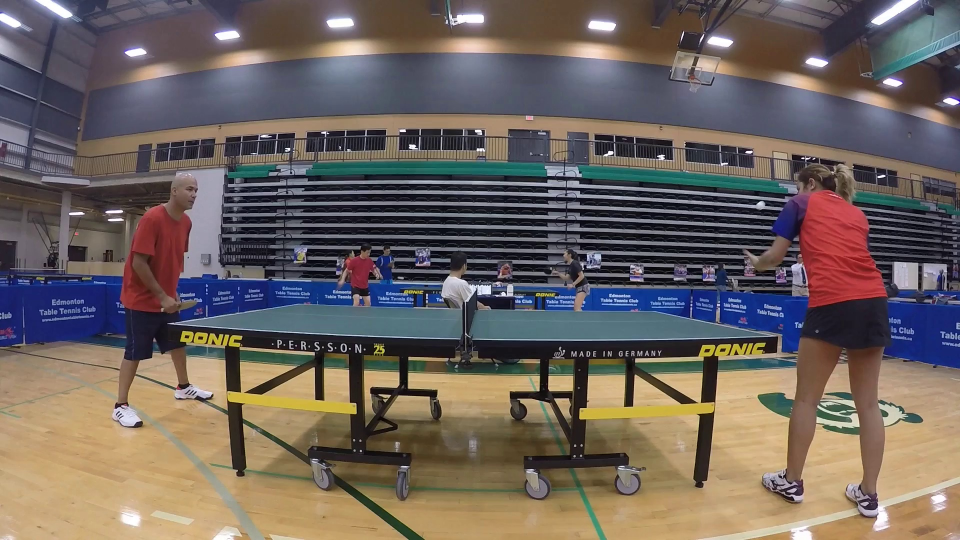
#> input picture Stadium_Picture.jpg, 1920 x 1080 px (shown at 1/2 size)
$ python -i GUI.py   (imports and definitions only)
#> lines starting #> are read from the running program, lines starting #| are printed output that depends on the picture; after the words box and inside, x2 and y2 are one past the last pixel; in counts of white or black regions, pixels touching at a corner belong together
#> further down, picture is the input picture: shape (1080, 1920, 3); mean B, G, R 94.6, 99.7, 110
from PyQt5 import QtCore, QtGui, QtWidgets
import cv2
import sys
from PyQt5.QtWidgets import  QWidget, QLabel, QApplication
from PyQt5.QtCore import QThread, Qt, pyqtSignal, pyqtSlot
from PyQt5.QtGui import QImage, QPixmap
import  numpy as np
IMAGE_WIDTH=800
IMAGE_HEIGHT=600
WAITING_TIME_BETWEEN_FRAMES_IN_MS=30


def nothing(x):
    pass


class Ui_MainWindow(object):

    h_lower = 109
    h_higher = 180

    s_lower = 24
    s_higher = 255

    v_lower = 120
    v_higher = 255

    def Ball_Segmentation(self,frame):
        fgbg = cv2.createBackgroundSubtractorMOG2()
        frame = cv2.cvtColor(frame, cv2.COLOR_BGR2HSV)
#> frame: shape (1080, 1920, 3); mean H, S, V 72, 86.4, 122.6
        lower_white = np.array([self.h_lower, self.s_lower, self.v_lower], dtype=np.uint8)
        upper_white = np.array([self.h_higher, self.s_higher, self.v_higher], dtype=np.uint8)
        # Opening Process
        structuringElement = cv2.getStructuringElement(cv2.MORPH_ELLIPSE, (3, 3))
        # Threshold the HSV image to get only white colors
        mask = cv2.inRange(frame, lower_white, upper_white)
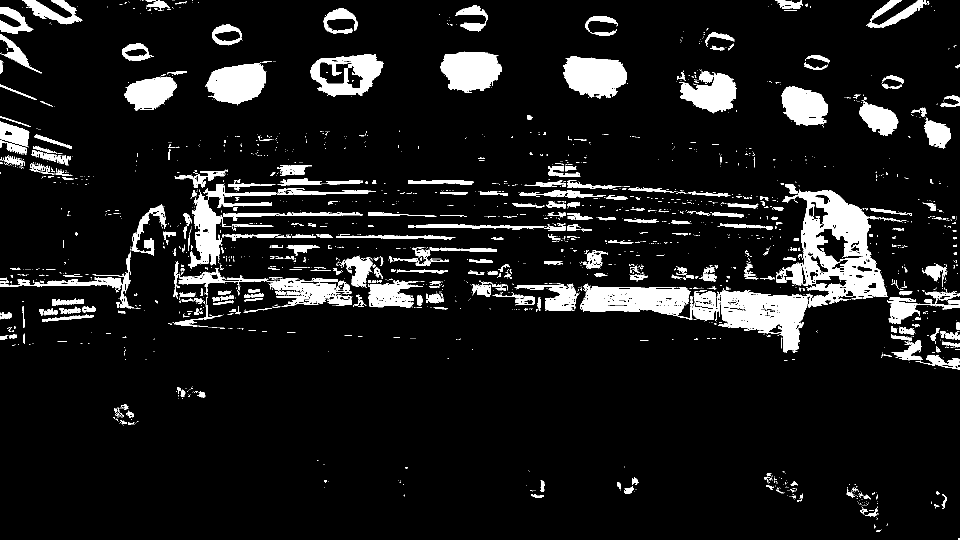
#> mask: shape (1080, 1920) (shown at 1/2 size); 9.7% white; 2383 white regions (1963 under 20 px), largest, box (x1, y1, x2, y2) and area: (1552, 379, 1775, 615) 22913, (1436, 581, 1619, 703) 11822, (1160, 571, 1385, 640) 8941

        # Bitwise-AND mask and original image
        frame2 = cv2.bitwise_and(frame, frame, mask=mask)
#> frame2: shape (1080, 1920, 3); mean H, S, V 12.2, 8.9, 14.4

        # apply motion tracking
        fgbg.setDetectShadows(False)
        fgbg.setVarMin(500)
        fgbg.setVarMax(2500)
        fgmask = fgbg.apply(frame2)
#> fgmask: shape (1080, 1920); every value is 255
        openedFrame = cv2.morphologyEx(fgmask, cv2.MORPH_OPEN, structuringElement)
        xframe = cv2.bitwise_and(frame2,frame2,mask=openedFrame)
        xframe=cv2.cvtColor(xframe,cv2.COLOR_HSV2RGB)
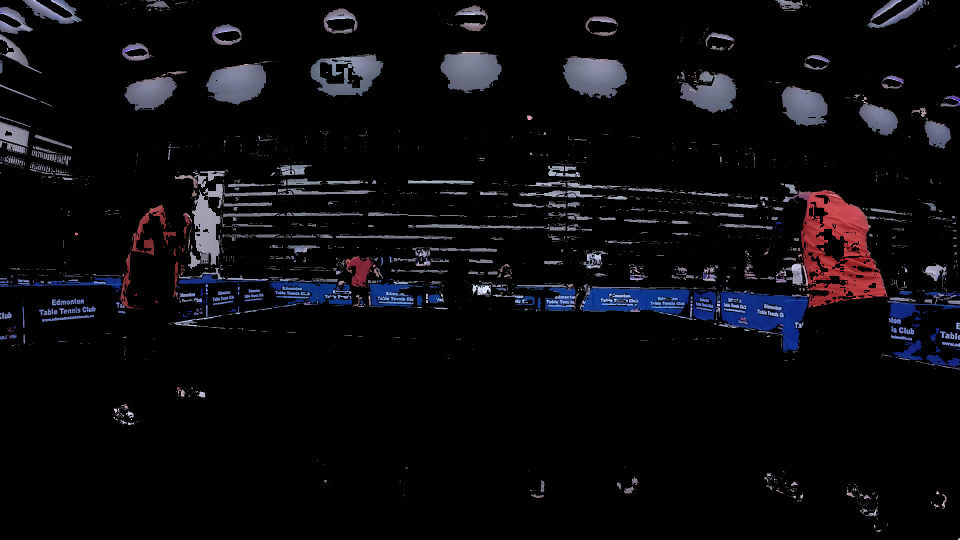
#> xframe: shape (1080, 1920, 3) (shown at 1/2 size); mean R, G, B 10.8, 10, 13.1
        return xframe


    # [92 lines left out: functions setupUi, retranslateUi, play, not called in this run]


# [4 lines that did not run here, left out]


# [5 lines not run here, left out]

>>> import cv2
>>> picture = cv2.imread('../Stadium_Picture.jpg')
>>> result = Ui_MainWindow().Ball_Segmentation(picture)

$ run again, on 86301725_2725774140805479_3569403730358960128_o.jpg
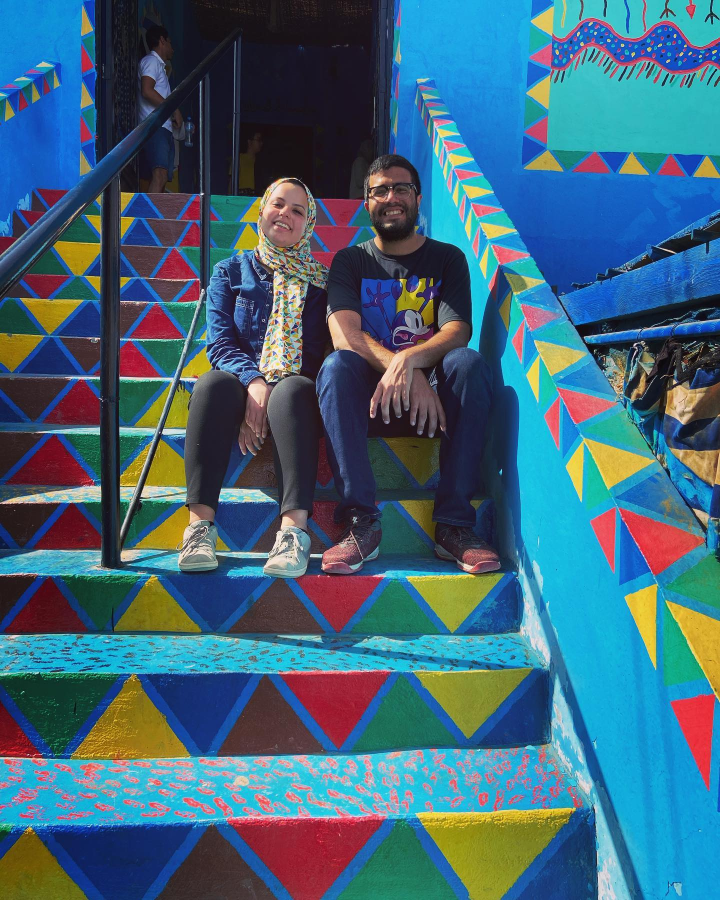
#> input picture 86301725_2725774140805479_3569403730358960128_o.jpg, 1440 x 1800 px (shown at 1/2 size)
#> picture is the input picture: shape (1800, 1440, 3); mean B, G, R 121.5, 102.2, 65.1
#> frame: shape (1800, 1440, 3); mean H, S, V 101.4, 161.6, 141.9
#> in Ball_Segmentation, `mask = cv2.inRange(frame, lower_white, upper_white)`:
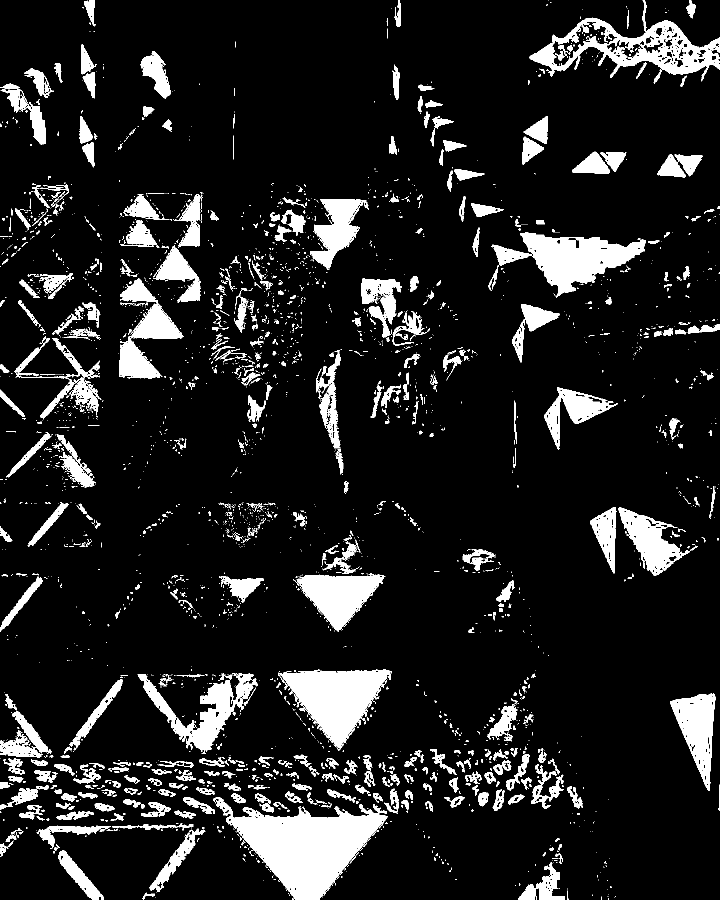
#> mask: shape (1800, 1440) (shown at 1/2 size); 11.7% white; 3192 white regions (2589 under 20 px), largest, box (x1, y1, x2, y2) and area: (427, 1595, 775, 1800) 32689, (556, 1339, 784, 1501) 18550, (1059, 0, 1440, 167) 16608
#> frame2: shape (1800, 1440, 3); mean H, S, V 17.1, 19.9, 19.9
#> fgmask: shape (1800, 1440); every value is 255
#> in Ball_Segmentation, `xframe=cv2.cvtColor(xframe,cv2.COLOR_HSV2RGB)`:
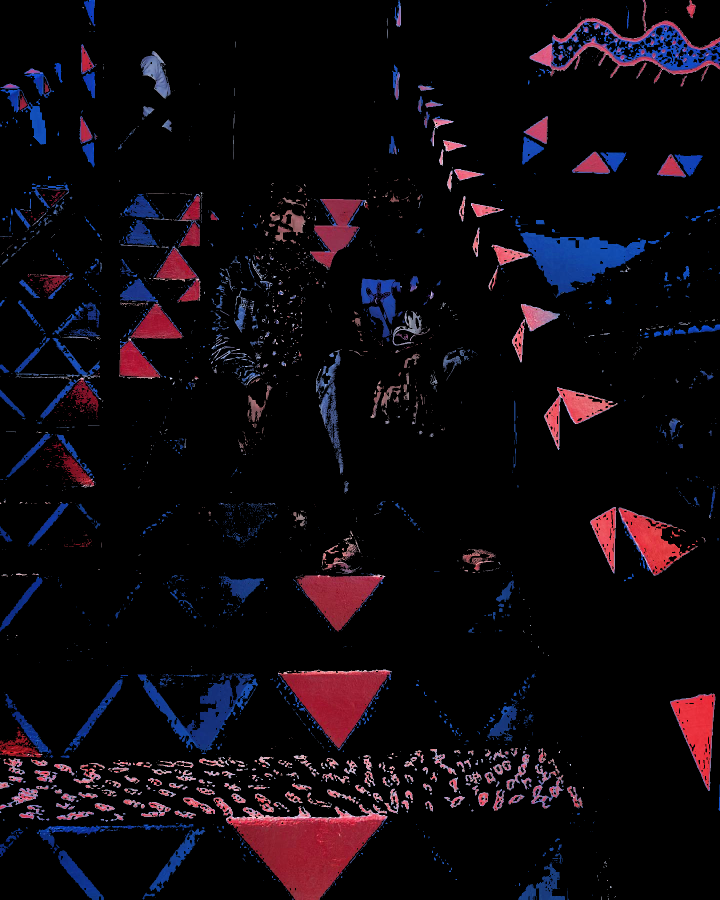
#> xframe: shape (1800, 1440, 3) (shown at 1/2 size); mean R, G, B 14.1, 8.6, 14.1
